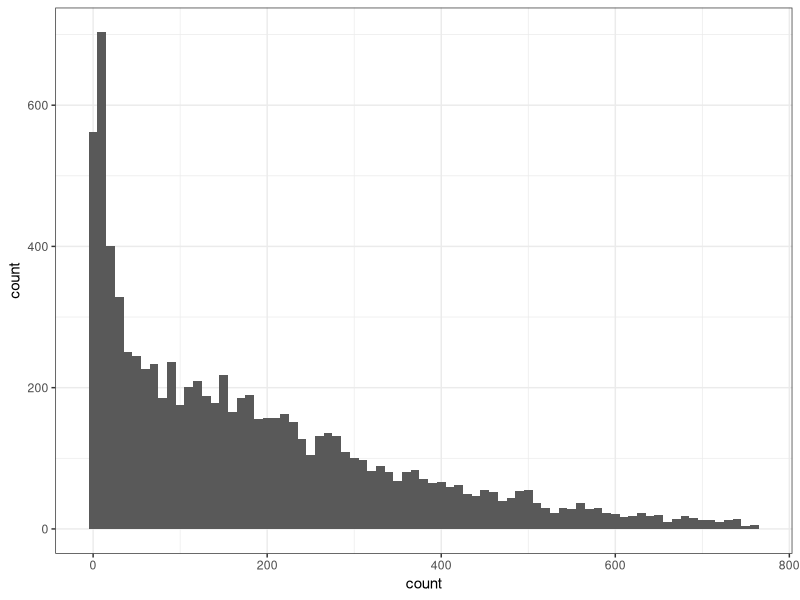
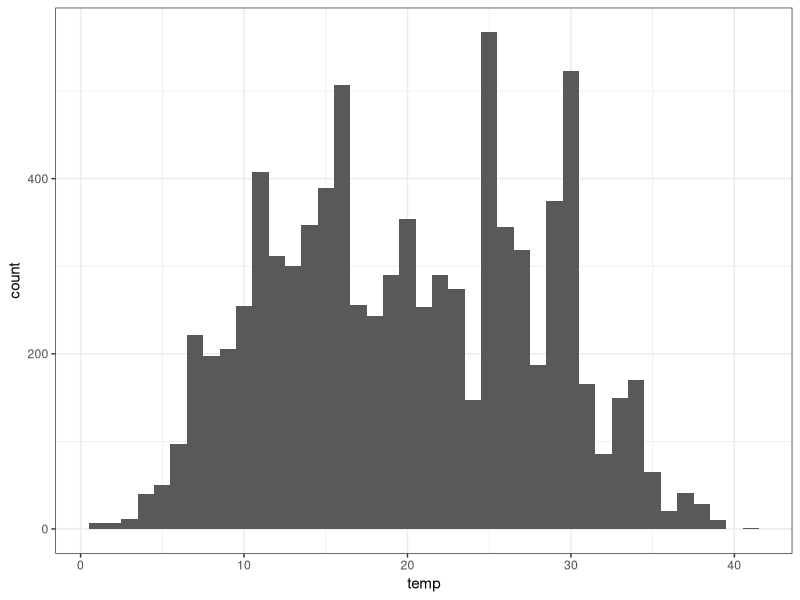
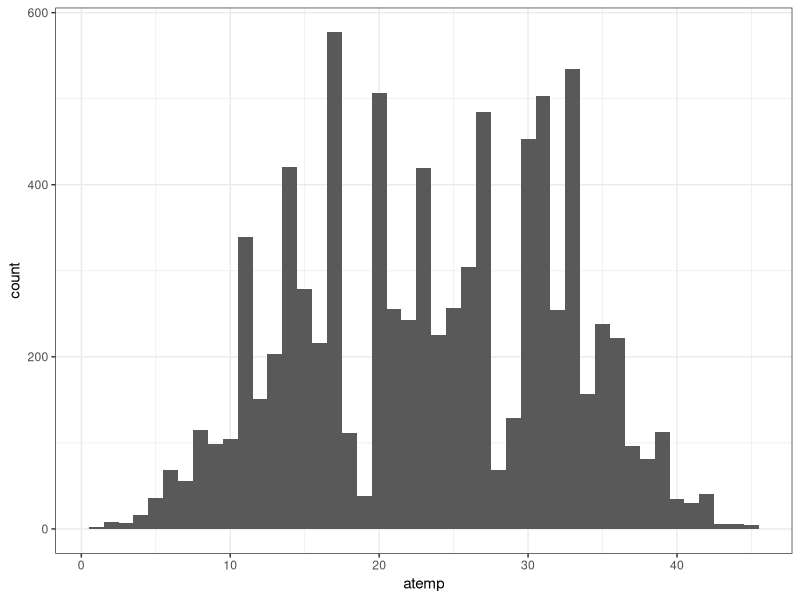
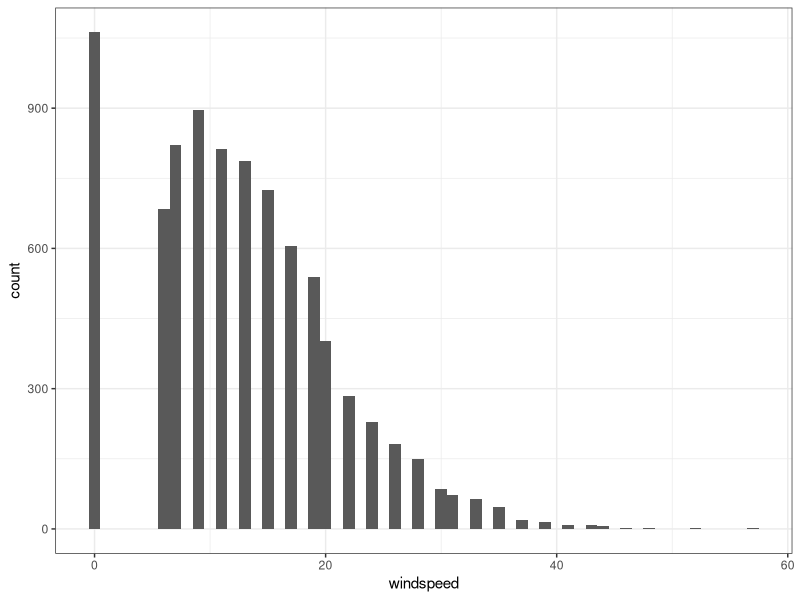
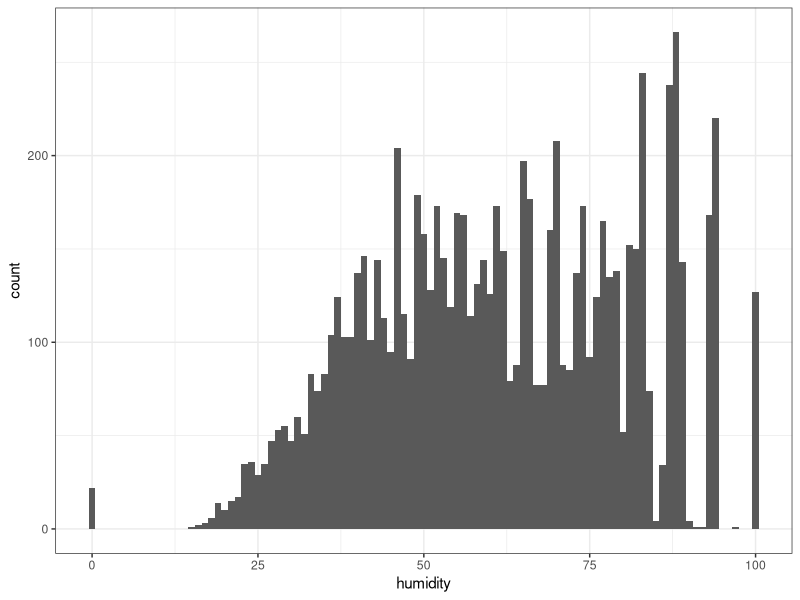
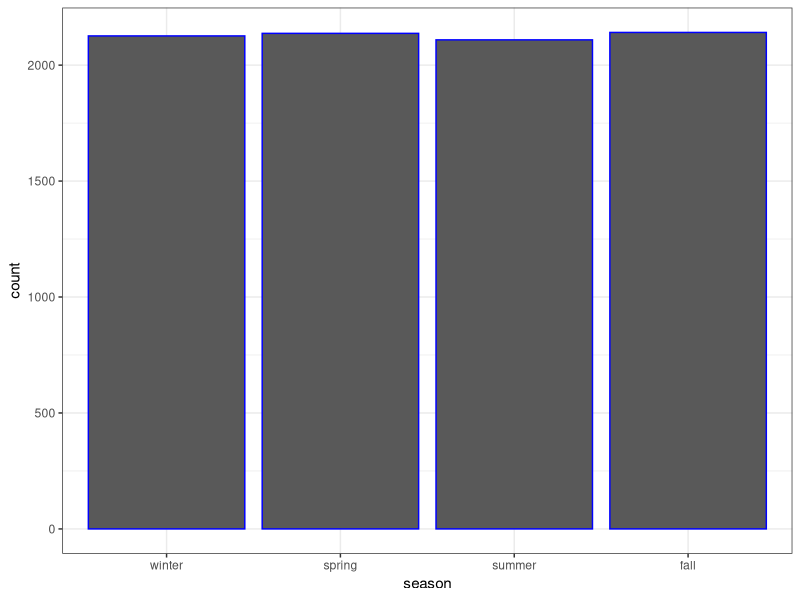
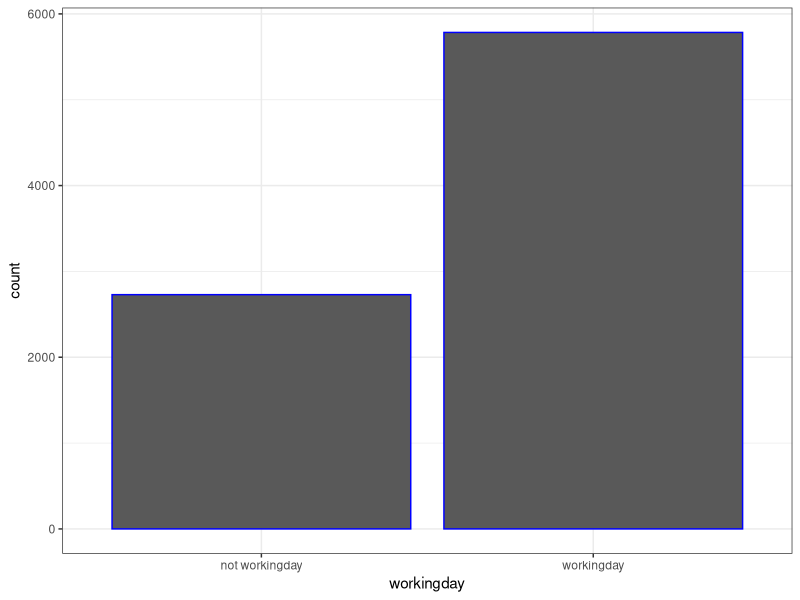
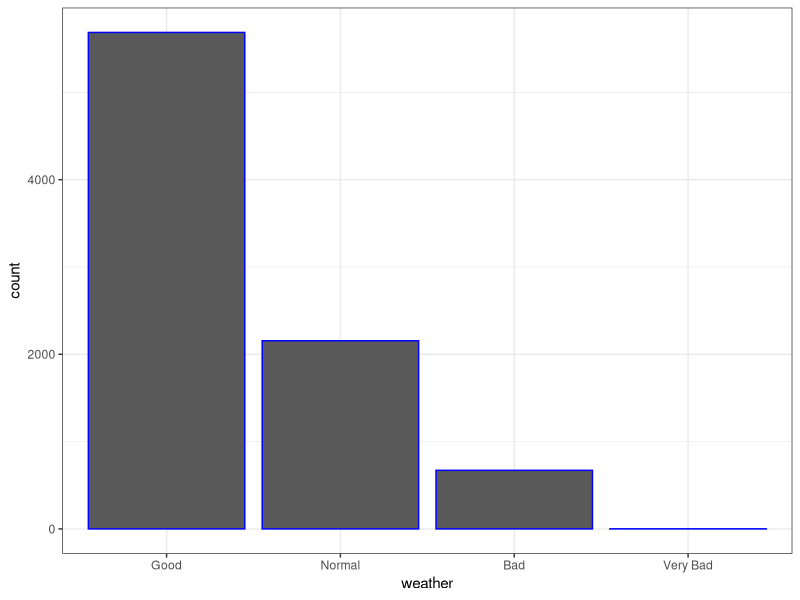

Write the R code that produced these figures, in order. (Note: this script raises an error after producing the figures.)
install.packages('ggplot2')
install.packages('lubridate')



library(ggplot2)
library(lubridate)
theme_set(theme_bw())


#---------------------Loading the dataset------------------------------------------

#local data folder
setwd("Data"); 
list.files()
bike_train <- read.csv("bike_train.csv",header = T)

#--------------creating Datetime object and time fields----------------------------

bike_train$datetime = as.POSIXlt(bike_train$datetime, tz = "", format="%Y-%m-%d %H:%M:%S");
bike_train$date = date(bike_train$datetime)
bike_train$year = year(bike_train$datetime)
bike_train$month = month(bike_train$datetime)
bike_train$weekday =  wday(bike_train$datetime)
bike_train$hour =  hour(bike_train$datetime)

#--------------converting features to categorial---------------------------

bike_train$season = factor(bike_train$ season, label = c("winter", "spring", "summer", "fall"))
bike_train$holiday = factor(bike_train$ holiday, label = c("not holiday", "holiday"))
bike_train$workingday = factor(bike_train$ workingday, labels = c("not workingday", "workingday"))
bike_train$weather = factor(bike_train$ weather, labels = c("Good", "Normal", "Bad", "Very Bad"))


#-------------------------Winsorizing & cleaning the data--------------------------
#precent_value_1 <- quantile(bike_train$count,probs =0.01) - for redundency
precent_value_99 = quantile(bike_train$count,probs =0.99)

#dropping rows with extreme values
# set a new table only with the rows where count are between 1% and 99% quantile
bike_train_clean = bike_train[bike_train$count<precent_value_99,]
#proving there are no Na/Nan values
ind_rows = rowSums(is.na(bike_train_clean)) == ncol(bike_train_clean)
ind_col = colSums(is.na(bike_train_clean)) == nrow(bike_train_clean)
summary(ind_rows)
summary(ind_col)

#------------------------------------------------------------------------------------------
#----------------------------statistial conclusions-----------------------------------------------------
#------------------------------------------------------------------------------------------

#----------------------------general look the the data-----------------------------------------------
summary(bike_train_clean)
summary(bike_train_clean$count)
summary(bike_train_clean$humidity)
summary(bike_train_clean$windspeed)

#avg count by hour
hour_by_count_avg =aggregate(cbind(count) ~ hour , data = bike_train_clean, mean, na.rm = TRUE)
print((hour_by_count_avg))

#avg count by weekday
weekday_by_count_avg =aggregate(cbind(count) ~ weekday , data = bike_train_clean, mean, na.rm = TRUE)
print((weekday_by_count_avg))


#avg count by month
month_by_count_avg =aggregate(cbind(count) ~ month , data = bike_train_clean, mean, na.rm = TRUE)
print(month_by_count_avg)


#avg count by workingday
workingday_by_count_avg =aggregate(cbind(count) ~ workingday , data = bike_train_clean, mean, na.rm = TRUE)
print(workingday_by_count_avg)

#avg count by weather
weather_by_count_avg =aggregate(cbind(count) ~ weather , data = bike_train_clean, mean, na.rm = TRUE)
print(weather_by_count_avg)

#avg count by season
season_by_count_avg =aggregate(cbind(count) ~ season , data = bike_train_clean, mean, na.rm = TRUE)
print(season_by_count_avg)

#----------------------------data histograms-----------------------------------------------
#important

#count histograma
ggplot(bike_train_clean)+aes(count)+
  geom_histogram(binwidth = 10);

#temp histograma - not depending on tmp
ggplot(bike_train_clean)+aes(temp)+
  geom_histogram(binwidth = 1);

#atemp histograma - not depending on שtmp
ggplot(bike_train_clean)+aes(atemp)+
  geom_histogram(binwidth = 1);

#windspeed histograma - important - depends on velocity of the wind
ggplot(bike_train_clean)+aes(windspeed)+
  geom_histogram(binwidth = 1);

#huidity histograma - not important
ggplot(bike_train_clean)+aes(humidity)+
  geom_histogram(binwidth = 1);

#season histogram - almost the same number of request during every season
ggplot(bike_train_clean, aes(season)) + stat_count(color="blue",geom = "bar")

#workingday histograma 
ggplot(bike_train_clean, aes(workingday)) + stat_count(color="blue",geom = "bar");

#weather histograma
ggplot(bike_train_clean, aes(weather)) + stat_count(color="blue",geom = "bar")


#----------------------------data bar Plots-----------------------------------------------


#season VS. count bar plot
ggplot(bike_train_clean, aes(x=season, y=count)) + 
  geom_bar(stat="identity", width=.5, fill="tomato3") + 
  labs(title="Ordered Bar Chart", 
       subtitle="season Vs count") + 
  theme(axis.text.x = element_text(angle=65, vjust=0.6))


#weather VS. count bar plot
ggplot(bike_train_clean, aes(x=weather, y=count)) + 
  geom_bar(stat="identity", width=.5, fill="green") + 
  labs(title="Ordered Bar Chart", 
       subtitle="weather Vs count") + 
  theme(axis.text.x = element_text(angle=65, vjust=0.6))

#hour VS. count bar plot
ggplot(bike_train_clean, aes(x=hour, y=count)) + 
  geom_bar(stat="identity", width=.5, fill="orange") + 
  labs(title="Ordered Bar Chart", 
       subtitle="hour Vs count") + 
  theme(axis.text.x = element_text(angle=65, vjust=0.6))


#weekday VS. count bar plot
ggplot(bike_train_clean, aes(x=weekday, y=count)) + 
  geom_bar(stat="identity", width=.5, fill="pink") + 
  labs(title="Ordered Bar Chart", 
       subtitle="weekday Vs count") + 
  theme(axis.text.x = element_text(angle=65, vjust=0.6))

#weekday VS. count bar plot
ggplot(bike_train_clean, aes(x=month, y=count)) + 
  geom_bar(stat="identity", width=.5, fill="purple") + 
  labs(title="Ordered Bar Chart", 
       subtitle="month Vs count") + 
  theme(axis.text.x = element_text(angle=65, vjust=0.6))

#----------------------------data heatmap-----------------------------------------------


sum_count_hour_by_day = aggregate(cbind(count) ~ hour + weekday , data = bike_train_clean, sum, na.rm = TRUE)
avg_count_hour_by_day = aggregate(cbind(count) ~ hour + weekday , data = bike_train_clean, mean, na.rm = TRUE)
sum_count_hour_by_month = aggregate(cbind(count) ~ hour + month , data = bike_train_clean, sum, na.rm = TRUE)
avg_count_hour_by_month = aggregate(cbind(count) ~ hour + month , data = bike_train_clean, mean, na.rm = TRUE)
sum_count_weekday_by_month = aggregate(cbind(count) ~ weekday + month , data = bike_train_clean, sum, na.rm = TRUE)
avg_count_weekday_by_month = aggregate(cbind(count) ~ weekday + month , data = bike_train_clean, mean, na.rm = TRUE)

#sum: hour VS. weekday VS. count
ggplot(sum_count_hour_by_day, aes(weekday,hour, fill=count )) + 
  geom_tile(colour = "white") + 
  scale_fill_gradient(low="green", high="red") +
  labs(x="weekday: sunday - suterday",
       y="hour in the day: 00:00-23:00",
       title = "Time-Series Calendar Heatmap", 
       subtitle="Total Bike Rental", 
       fill="Rents Count")


#avg: hour VS. weekday VS. count
ggplot(avg_count_hour_by_day, aes(weekday,hour, fill=count )) + 
  geom_tile(colour = "white") + 
  scale_fill_gradient(low="green", high="red") +
  labs(x="weekday: sunday - suterday",
       y="hour in the day: 00:00-23:00",
       title = "Time-Series Calendar Heatmap", 
       subtitle="AVG Bike Rental", 
       fill="Rents Count")

#sum: hour VS. month VS. count
ggplot(sum_count_hour_by_month, aes(month,hour, fill=count )) + 
  geom_tile(colour = "white") + 
  scale_fill_gradient(low="green", high="red") +
  labs(x="Month",
       y="hour in the day: 00:00-23:00",
       title = "Time-Series Calendar Heatmap", 
       subtitle="Total Bike Rental", 
       fill="Rents Count")


#avg: hour VS. month VS. count
ggplot(avg_count_hour_by_month, aes(month,hour, fill=count )) + 
  geom_tile(colour = "white") + 
  scale_fill_gradient(low="green", high="red") +
  labs(x="month",
       y="hour in the day: 00:00-23:00",
       title = "Time-Series Calendar Heatmap", 
       subtitle="AVG Bike Rental", 
       fill="Rents Count")

#sum: month VS. weekday VS. count
ggplot(sum_count_weekday_by_month, aes(month,weekday, fill=count )) + 
  geom_tile(colour = "white") + 
  scale_fill_gradient(low="green", high="red") +
  labs(x="Month",
       y="weekday",
       title = "Time-Series Calendar Heatmap", 
       subtitle="Total Bike Rental", 
       fill="Rents Count")


#avg: month VS. weekday VS. count
ggplot(avg_count_weekday_by_month, aes(month,weekday, fill=count )) + 
  geom_tile(colour = "white") + 
  scale_fill_gradient(low="green", high="red") +
  labs(x="month",
       y="weekday",
       title = "Time-Series Calendar Heatmap", 
       subtitle="AVG Bike Rental", 
       fill="Rents Count")


#----------------------------Seasonally Statistics-----------------------------------------------

sum_count_season_hour = aggregate(cbind(count) ~ hour +season , data = bike_train_clean, sum, na.rm = TRUE)
avg_count_season_hour = aggregate(cbind(count) ~ hour +season , data = bike_train_clean, mean, na.rm = TRUE)
sum_count_season_weekday = aggregate(cbind(count) ~ weekday +season , data = bike_train_clean, sum, na.rm = TRUE)
avg_count_season_weekday = aggregate(cbind(count) ~ weekday +season , data = bike_train_clean, mean, na.rm = TRUE)

# sum-count area-plot: season VS. hour vS. count
ggplot() + geom_area(aes(y = count, x = hour, fill = season), data = sum_count_season_hour,
                     stat="identity")

# avg-count area-plot: season VS. hour vS. count
ggplot() + geom_area(aes(y = count, x = hour, fill = season), data = avg_count_season_hour,
                     stat="identity")

# sum-count area-plot: season VS. weekday vS. count
ggplot() + geom_area(aes(y = count, x = weekday, fill = season), data = sum_count_season_weekday,
                     stat="identity")

# avg-count area-plot: season VS. weekday vS. count
ggplot() + geom_area(aes(y = count, x = weekday, fill = season), data = avg_count_season_weekday,
                     stat="identity")

#scattered-plot: windspeed
ggplot(bike_train_clean, aes(x=windspeed, y=count)) + 
  geom_point(aes(col=season)) +   # draw points
  xlim(c(0, 100)) + 
  ylim(c(0, 800)) 

#scattered-plot: hunidity
ggplot(bike_train_clean, aes(x=humidity, y=count)) + 
  geom_point(aes(col=season)) +   # draw points
  xlim(c(0, 100)) + 
  ylim(c(0, 800))



#-------------------------------------Section 2------------------------------------
#-------------------------------------Linear Regression------------------------------------
#Run a linear regression that explains count variable with temp variable
reg_temp = lm(count~temp, data=bike_train_clean ) #creating a liner regression (between count and temp) object
summary(reg_temp)# shows the summary of the results received
coef(reg_temp) # shows the Coefficients estimates of the regression

#Draw a scatter plot and the regression line of this regression
ggplot(data=bike_train_clean)+aes(x=temp,y=count)+
  geom_point(color="darkblue",alpha=0.6)+
  geom_smooth(method = "lm")

#Divide the data to a train (70% of the observations) and validation (30% of the observations) datasets
n = nrow(bike_train_clean)
set.seed(1234) #making the sampeling be the same every time we run it
train = sample(1:n,size =0.7*n,replace = F ) # sampales 70% of the numbers from 1 till the number of rows in bike_train_clean
bike_train_clean_train = bike_train_clean[train,] # creats a new dataset only with the rows sampaled
bike_train_clean_validation = bike_train_clean[-train,] # creats a new dataset only with the rows that were not sampaled

print (train)

#-----------------------------------------------------------------------------------------
typeof(hour)
print(bike_train_clean_train$hour)

#Estimate a model with count as dep. Variable and temp and hour are the indep. variables

multi_reg = lm(count~temp+hour, data=bike_train_clean_train);
summary(multi_reg)

ggplot(data=bike_train_clean_train)+aes(x=temp,y=count,color = hour  )  + 
  geom_point(alpha=0.6)+ 
  geom_line(mapping = aes(y=predict(multi_reg)),size=1)+
  labs(title="temp against count",x="temp",y="count")

bike_train_clean_train$hour_categor = factor(bike_train_clean_train$hour)

multi_reg_categorical= lm(count~temp+hour_categor, data=bike_train_clean_train);
summary(multi_reg)

ggplot(data=bike_train_clean_train)+aes(x=temp,y=count,color = hour_categor  )  + 
  geom_point(alpha=0.6)+ 
  geom_line(mapping = aes(y=predict(multi_reg_categorical)),size=1)+
  labs(title="temp against count",x="temp",y="count")


#plot the regression line you created before for sale price with GrLivArea and and LotShape


#linear regression with time as a factor variabla
multi_reg_interact <- lm(count~temp*time , data=bike_train_clean_train)
summary(multi_reg_interact)

ggplot(data=bike_train_clean_train)+aes(x=temp,y=count,color=time)  + 
  geom_point(alpha=0.6)+ 
  geom_line(mapping = aes(y=predict(multi_reg_interact)),size=1)

#a new categorical variable of period in the day
bike_train_clean_train$daytime_categor = NA
bike_train_clean_train$daytime_categor = ifelse(bike_train_clean_train$hour>=6 & bike_train_clean_train$hour<=11,"morning", bike_train_clean_train$daytime_categor)
bike_train_clean_train$daytime_categor = ifelse(bike_train_clean_train$hour>=12 & bike_train_clean_train$hour<=17,"noon",bike_train_clean_train$daytime_categor)
bike_train_clean_train$daytime_categor = ifelse(bike_train_clean_train$hour>=18 & bike_train_clean_train$hour<=23,"evening",bike_train_clean_train$daytime_categor)
bike_train_clean_train$daytime_categor = ifelse(bike_train_clean_train$hour>=0 & bike_train_clean_train$hour<=5,"night",bike_train_clean_train$daytime_categor)

bike_train_clean_validation$daytime_categor = NA
bike_train_clean_validation$daytime_categor = ifelse(bike_train_clean_validation$hour>=6 & bike_train_clean_validation$hour<=11,"morning", bike_train_clean_validation$daytime_categor)
bike_train_clean_validation$daytime_categor = ifelse(bike_train_clean_validation$hour>=12 & bike_train_clean_validation$hour<=17,"noon",bike_train_clean_validation$daytime_categor)
bike_train_clean_validation$daytime_categor = ifelse(bike_train_clean_validation$hour>=18 & bike_train_clean_validation$hour<=23,"evening",bike_train_clean_validation$daytime_categor)
bike_train_clean_validation$daytime_categor = ifelse(bike_train_clean_validation$hour>=0 & bike_train_clean_validation$hour<=5,"night",bike_train_clean_validation$daytime_categor)


#linear regression with time as a factor variabla
multi_reg_daytime = lm(count~temp+daytime_categor, data=bike_train_clean_train)
summary(multi_reg_interact)

ggplot(data=bike_train_clean_train)+aes(x=temp,y=count,color=daytime_categor)  + 
  geom_point(alpha=0.6)+ 
  geom_line(mapping = aes(y=predict(multi_reg_daytime)),size=1)

#linear regression with time as a factor variabla and interaction
multi_reg_daytime_interaction = lm(count~temp*daytime_categor, data=bike_train_clean_train)
summary(multi_reg_interact)

ggplot(data=bike_train_clean_train)+aes(x=temp,y=count,color=daytime_categor)  + 
  geom_point(alpha=0.6)+ 
  geom_line(mapping = aes(y=predict(multi_reg_daytime_interaction)),size=1)

#Checking which model has the best training R^2
summary(multi_reg_daytime)$r.squared
summary(multi_reg_daytime_interaction)$r.squared
# the fact that one model has a better r.squared doesn't mean anything if this model has more variables

validation_sse<-sum((predict(object =multi_reg_daytime,newdata =bike_train_clean_validation ) - bike_train_clean_validation$count)^2)
validation_sse_interact<-sum((predict(object =multi_reg_daytime_interaction,newdata =bike_train_clean_validation ) - bike_train_clean_validation$count)^2)
validation_sse_interact>validation_sse
print(validation_sse_interact)
print(validation_sse)
# we got that the model without interaction gives bigger sse, so we will choose him over the model with the interaction

#---------------------------------------c--------------------------------------------------
kjhfhv
